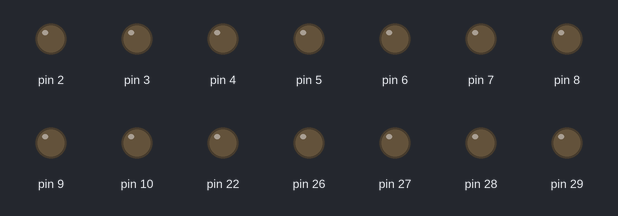
Simulated run of this sketch. Board: Arduino Mega 2560, built with avr-gcc and run on an emulated ATmega2560. Parts: output pins drawn as LEDs (lit = HIGH). Random numbers use the default seed unless the sketch sets one.

Above: at 0.2 s.
At 6.37 s:
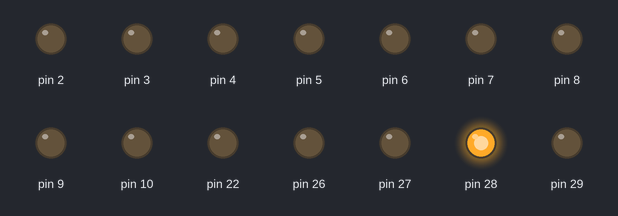
At 15.85 s:
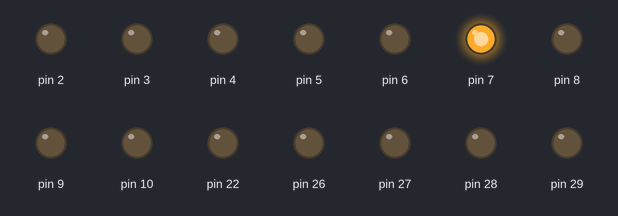
At 25.06 s:
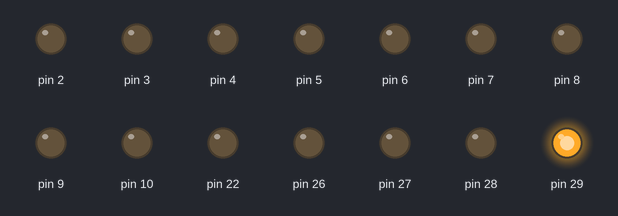
At 31.3 s:
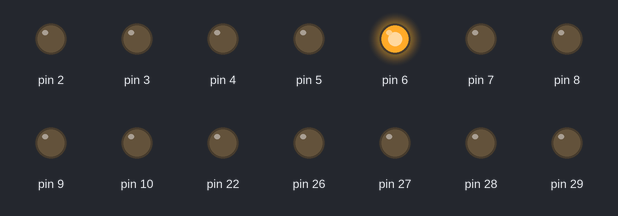
At 38.93 s:
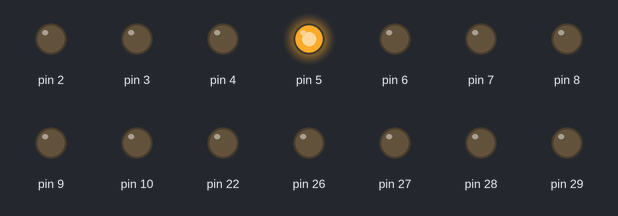
Timing chart, 0 to 40.0 s (numbered marks = the images above):
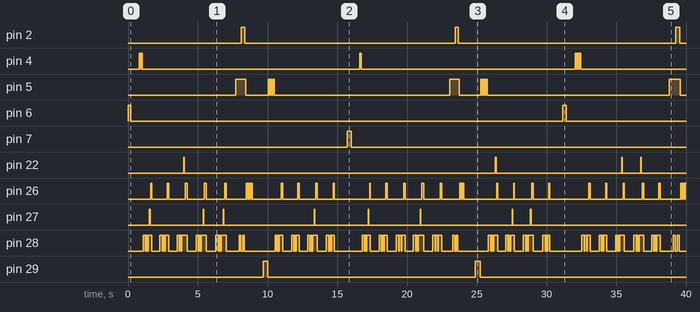

Measured:
- by itself, pin 2: alternates HIGH for 0.25 s and LOW for 15.3 s
- by itself, pin 6: alternates HIGH for 0.22 s and LOW for 31.0 s
- by itself, pin 7: LOW → HIGH at 15.7 s, → LOW 0.31 s later
- by itself, pin 29: alternates HIGH for 0.33 s and LOW for 14.9 s

The sketch:

Soul.ino
```cpp
volatile int state = false; // 매크로 키보드의 구동 미치 정지상태를 저장하는 함수

unsigned button_millis;

void random_delay(long delay_value, int random_value)
{
  delay_value = delay_value + random(-random_value, random_value);
  if(delay_value < 0) return;
  delay(delay_value);
}

void isr()
{
  // debouncing 현상 방지, 0.2초 이내에 버튼이 눌러진 경우
  // 1회 눌러진것으로만 인식시킴
  if( (millis() - button_millis ) < 200 ) return;

  if( state == false )
  {
    state = true;
    digitalWrite(52, HIGH); // 구동중인 경우 LED ON
    digitalWrite(53, LOW);
  }
  else
  {
    state = false;
    digitalWrite(52, LOW);
    digitalWrite(53, HIGH); // 정지중인 경우 LED ON
  }

  button_millis = millis();
}

int fordom, lfordom, rfordom, rcycle, lcycle, tsp, pown, rskill, skill, meso;

void setup() {

  for(int i = 2; i<=13; i++){
    pinMode(i, OUTPUT);
  }
  for(int j = 22; j<=50; j++){
    pinMode(j, OUTPUT);
  }
  randomSeed(analogRead(0));

  pinMode(51, INPUT_PULLUP); // 버튼
  attachInterrupt(digitalPinToInterrupt(51), isr, RISING); // 버튼을 누를 경우 실행하는 한수를 지정(isr함수)


}

void loop() {

  pown = random(1,5);
  if(pown == 1){
    Insert_Down(200,50);
    Insert_Up(600,60);
  }else if(pown == 2){
    Home_Down(300,50);
    Home_Up(650,60);
  }else if(pown == 3){
    PageUp_Down(350,50);
    PageUp_Up(700,60);
  }else{
    Alt_Down(300,50);
    Alt_Up(500,50);

  }

    lfordom = random(2,5);
      for(int i = 1; i < lfordom; i++){
        Left_Down(100,30);
        Left_Up(60,20);
      }

    Jump_cs();
    Jump_cs();
    Jump_cs();
    Jump_cs();
    Jump_cs();

    Right_Down(250,50);
    V_Down(130,30);
    V_Up(50,20);
    Up_Down(100,20);
    V_Down(100,20);
    V_Up(50,20);
    Up_Up(50,20);
    Right_Up(50,20);
    X_Down(100,30);
    X_Up(50,20);
    X_Down(100,30);
    X_Up(50,20);
    X_Down(100,30);
    X_Up(800,50);

    A_Down(350,50);
    A_Up(50,20);

    rfordom = random(2,5);
    for(int i = 1; i < rfordom; i++){
      Right_Down(100,30);
      Right_Up(60,2);
    }

    Jump_cs();
    Jump_cs();
    Jump_cs();
    Jump_cs();
    random_delay(300, 100);
}

void Build_Start(){

}


void Up_Jump(){
    Up_Down(100,30);
    Left_Down(400,50);
    V_Down(100,30);
    C_Down(100,30);
    Up_Up(50,20);
    V_Up(50,20);
    C_Up(50,20);
    Left_Up(0,0);
    Right_Down(1200,100);
    Right_Up(500,50);
}


void Jump_cs(){

  tsp = random(1,7);
  if(tsp == 1){

    meso = random(1, 3);
    V_Down(150,30);
    V_Up(50,10);
    V_Down(100,30);
    V_Up(50,10);
    V_Down(120,30);

    skill = random(1, 7);
    if(skill == 1){
      Ctrl_Down(50,10);
      Ctrl_Up(50,10);
    }else if(skill == 4){
      C_Down(50,10);
      C_Up(50,10);
    }

    X_Down(100,50);
    V_Up(0,0);
    X_Up(620,60);
  }else if(tsp == 2){

    V_Down(150,30);
    V_Up(50,10);
    V_Down(100,30);
    V_Up(50,10);
    V_Down(120,30);

    skill = random(1, 7);
    if(skill == 1){
      Ctrl_Down(50,10);
      Ctrl_Up(50,10);
    }else if(skill == 4){
      C_Down(50,10);
      C_Up(50,10);
    }

    X_Down(100,50);
    V_Up(0,0);
    X_Up(620,60);
  }else if(tsp == 3){

    V_Down(150,30);
    V_Up(50,10);
    V_Down(100,30);
    V_Up(50,10);
    V_Down(120,30);
    skill = random(1, 7);
    if(skill == 1){
      Ctrl_Down(50,10);
      Ctrl_Up(50,10);
    }else if(skill == 4){
      C_Down(50,10);
      C_Up(50,10);
    }

    X_Down(100,50);
    V_Up(0,0);
    X_Up(620,60);
  }else if(tsp == 4){

    V_Down(150,30);
    V_Up(50,10);
    V_Down(100,30);
    V_Up(50,10);
    V_Down(120,30);

    skill = random(1, 7);
    if(skill == 1){
      Ctrl_Down(50,10);
      Ctrl_Up(50,10);
    }else if(skill == 4){
      C_Down(50,10);
      C_Up(50,10);
    }

    X_Down(100,50);
    V_Up(0,0);
    X_Up(620,60);
  }else if(tsp == 5){

    V_Down(150,30);
    V_Up(50,10);
    V_Down(100,30);
    V_Up(50,10);
    V_Down(120,30);

    skill = random(1, 7);
    if(skill == 1){
      Ctrl_Down(50,10);
      Ctrl_Up(50,10);
    }else if(skill == 4){
      C_Down(50,10);
      C_Up(50,10);
    }

    X_Down(100,50);
    V_Up(0,0);
    X_Up(620,60);
  }else{
    V_Down(150,30);
    V_Up(50,10);
    V_Down(100,30);
    V_Up(50,10);
    V_Down(120,30);

    skill = random(1, 7);
    if(skill == 1){
      Ctrl_Down(50,10);
      Ctrl_Up(50,10);
    }else if(skill == 4){
      C_Down(50,10);
      C_Up(50,10);
    }

    X_Down(100,50);
    V_Up(0,0);
    X_Up(620,60);
  }
}


//##########################
//#########[방향키]##########
//##########################

//========================== "↑"

void Up_Down(int basic, int margin){
  digitalWrite(2, HIGH);
  random_delay(basic, margin);
}
void Up_Up(int basic, int margin){
  digitalWrite(2, LOW);
  random_delay(basic, margin);
}

//========================== "↓"

void Down_Down(int basic, int margin){
  digitalWrite(3, HIGH);
  random_delay(basic, margin);
}
void Down_Up(int basic, int margin){
  digitalWrite(3, LOW);
  random_delay(basic, margin);
}

//========================== "←"

void Left_Down(int basic, int margin){
  digitalWrite(4, HIGH);
  random_delay(basic, margin);
}
void Left_Up(int basic, int margin){
  digitalWrite(4, LOW);
  random_delay(basic, margin);
}

//========================== "→"

void Right_Down(int basic, int margin){
  digitalWrite(5, HIGH);
  random_delay(basic, margin);
}
void Right_Up(int basic, int margin){
  digitalWrite(5, LOW);
  random_delay(basic, margin);
}

//##########################
//#########[특수키]##########
//##########################

//========================== "Insert"

void Insert_Down(int basic, int margin){
  digitalWrite(6, HIGH);
  random_delay(basic, margin);
}
void Insert_Up(int basic, int margin){
  digitalWrite(6, LOW);
  random_delay(basic, margin);
}

//========================== "Home"

void Home_Down(int basic, int margin){
  digitalWrite(7, HIGH);
  random_delay(basic, margin);
}
void Home_Up(int basic, int margin){
  digitalWrite(7, LOW);
  random_delay(basic, margin);
}

//========================== "PageUp"

void PageUp_Down(int basic, int margin){
  digitalWrite(8, HIGH);
  random_delay(basic, margin);
}
void PageUp_Up(int basic, int margin){
  digitalWrite(8, LOW);
  random_delay(basic, margin);
}

//========================== "Delete"

void Delete_Down(int basic, int margin){
  digitalWrite(9, HIGH);
  random_delay(basic, margin);
}
void Delete_Up(int basic, int margin){
  digitalWrite(9, LOW);
  random_delay(basic, margin);
}

//========================== "End"

void End_Down(int basic, int margin){
  digitalWrite(10, HIGH);
  random_delay(basic, margin);
}
void End_Up(int basic, int margin){
  digitalWrite(10, LOW);
  random_delay(basic, margin);
}

//========================== "PageDown"

void PageDown_Down(int basic, int margin){
  digitalWrite(11, HIGH);
  random_delay(basic, margin);
}
void PageDown_Up(int basic, int margin){
  digitalWrite(11, LOW);
  random_delay(basic, margin);
}

//##########################
//########[사이드키]#########
//##########################

//========================== "RShift"

void RShift_Down(int basic, int margin){
  digitalWrite(12, HIGH);
  random_delay(basic, margin);
}
void RShift_Up(int basic, int margin){
  digitalWrite(12, LOW);
  random_delay(basic, margin);
}

//========================== "Ctrl"

void Ctrl_Down(int basic, int margin){
  digitalWrite(22, HIGH);
  random_delay(basic, margin);
}
void Ctrl_Up(int basic, int margin){
  digitalWrite(22, LOW);
  random_delay(basic, margin);
}

//========================== "Alt"

void Alt_Down(int basic, int margin){
  digitalWrite(23, HIGH);
  random_delay(basic, margin);
}
void Alt_Up(int basic, int margin){
  digitalWrite(23, LOW);
  random_delay(basic, margin);
}

//========================== "LShift"

void LShift_Down(int basic, int margin){
  digitalWrite(24, HIGH);
  random_delay(basic, margin);
}
void LShift_Up(int basic, int margin){
  digitalWrite(24, LOW);
  random_delay(basic, margin);
}

//##########################
//##########[3열]###########
//##########################

//========================== "Z"

void Z_Down(int basic, int margin){
  digitalWrite(25, HIGH);
  random_delay(basic, margin);
}
void Z_Up(int basic, int margin){
  digitalWrite(25, LOW);
  random_delay(basic, margin);
}

//========================== "X"

void X_Down(int basic, int margin){
  digitalWrite(26, HIGH);
  random_delay(basic, margin);
}
void X_Up(int basic, int margin){
  digitalWrite(26, LOW);
  random_delay(basic, margin);
}

//========================== "C"

void C_Down(int basic, int margin){
  digitalWrite(27, HIGH);
  random_delay(basic, margin);
}
void C_Up(int basic, int margin){
  digitalWrite(27, LOW);
  random_delay(basic, margin);
}

//========================== "V"

void V_Down(int basic, int margin){
  digitalWrite(28, HIGH);
  random_delay(basic, margin);
}
void V_Up(int basic, int margin){
  digitalWrite(28, LOW);
  random_delay(basic, margin);
}

//##########################
//##########[2열]###########
//##########################

//========================== "A"

void A_Down(int basic, int margin){
  digitalWrite(29, HIGH);
  random_delay(basic, margin);
}
void A_Up(int basic, int margin){
  digitalWrite(29, LOW);
  random_delay(basic, margin);
}

//========================== "D"

void D_Down(int basic, int margin){
  digitalWrite(30, HIGH);
  random_delay(basic, margin);
}
void D_Up(int basic, int margin){
  digitalWrite(30, LOW);
  random_delay(basic, margin);
}

//========================== "F"

void F_Down(int basic, int margin){
  digitalWrite(31, HIGH);
  random_delay(basic, margin);
}
void F_Up(int basic, int margin){
  digitalWrite(31, LOW);
  random_delay(basic, margin);
}
```
